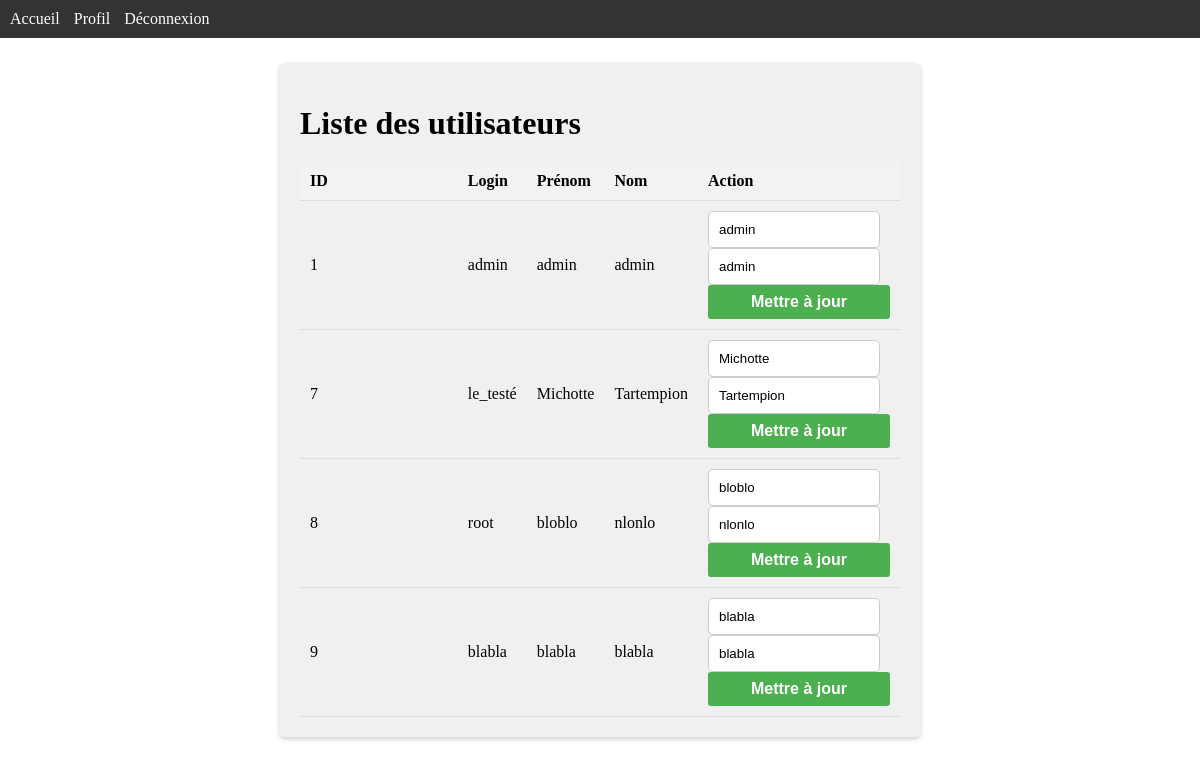
Screenshot of /admin.php (signed in) with the database file from the repository.
### tables this page shows
CREATE TABLE IF NOT EXISTS `user` (
  `id` int NOT NULL AUTO_INCREMENT,
  `login` varchar(255) NOT NULL,
  `firstname` varchar(255) NOT NULL,
  `lastname` varchar(255) NOT NULL,
  `password` varchar(255) NOT NULL,
  PRIMARY KEY (`id`)
);

### admin.php (the view, shortened to what this page needs)
<!DOCTYPE html>
<html lang="fr">
<head>
    <link rel="stylesheet" type="text/css" href="css/styles.css">
</head>
<body>
    <header>
        <nav>
          <ul>
            <li><a href="index.php">Accueil</a></li>
            <li><a href="profil.php">Profil</a></li>
            <li><a href="deconnexion.php">Déconnexion</a></li>
          </ul>
        </nav>
    </header>
    <main>
        <h1>Liste des utilisateurs</h1>
        <?php
        $servername = "localhost";
        $username = "root";
        $password = "@Jedeviles88";
        $dbname = "moduleconnexion";
        $conn = mysqli_connect($servername, $username, $password, $dbname);
        $sql = "SELECT * FROM user";
        $result = mysqli_query($conn, $sql);
        if ($result && mysqli_num_rows($result) > 0) {
            echo "<table>";
            echo "<tr><th>ID</th><th>Login</th><th>Prénom</th><th>Nom</th><th>Action</th></tr>";
            while ($row = mysqli_fetch_assoc($result)) {
                echo "<tr>";
                echo "<td>".$row['id']."</td>";
                echo "<td>".$row['login']."</td>";
                echo "<td>".$row['firstname']."</td>";
                echo "<td>".$row['lastname']."</td>";
                echo "<td>";
                echo "<form action='admin.php' method='post'>";
                echo "<input type='text' name='firstname' value='".$row['firstname']."'>";
                echo "<input type='text' name='lastname' value='".$row['lastname']."'>";
                echo "<button type='submit'>Mettre à jour</button>";
                echo "</form>";
                echo "</td>";
                echo "</tr>";
            }
            echo "</table>";
        } else {
            echo "Aucun utilisateur trouvé.";
        }
        ?>
    </main>
</body>
</html>

### css/styles.css (style rules this page uses)
* { width: 100%; }
body { overflow-x: hidden; }
header { position: fixed; top: 0; left: 0; width: 100%; background-color: #333; padding: 10px; color: #fff; }
nav ul { list-style-type: none; margin: 0; padding: 0; }
nav ul li { display: inline; }
nav ul li a { color: #fff; text-decoration: none; margin-right: 10px; }
h1 { margin-bottom: 20px; }
input[type="text"], input[type="password"] { width: 100%; padding: 10px; border: 1px solid #ccc; border-radius: 5px; }
button { display: block; width: 100%; padding: 10px; border: none; border-radius: 5px; background-color: #4caf50; color: #fff; font-size: 16px; font-weight: bold; cursor: pointer; }

### admin.php (style rules this page uses)
body { display: flex; justify-content: center; align-items: center; height: 100vh; margin: 0; padding: 0; }
main { max-width: 600px; padding: 20px; background-color: #f0f0f0; border-radius: 5px; box-shadow: 0 2px 5px rgba(0, 0, 0, 0.2); }
table { width: 100%; border-collapse: collapse; }
th, td { padding: 10px; text-align: left; border-bottom: 1px solid #ddd; }
th { background-color: #f2f2f2; }
form { display: inline-block; }
input[type="text"] { width: 150px; margin-right: 10px; }
button[type="submit"] { background-color: #4CAF50; color: white; border: none; padding: 8px 12px; border-radius: 3px; cursor: pointer; }

### rows the page displays
user: id "1", login "admin", firstname "admin", lastname "admin"
user: id "7", login "le_testé", firstname "Michotte", lastname "Tartempion"
user: id "8", login "root", firstname "bloblo", lastname "nlonlo"
user: id "9", login "blabla", firstname "blabla", lastname "blabla"
